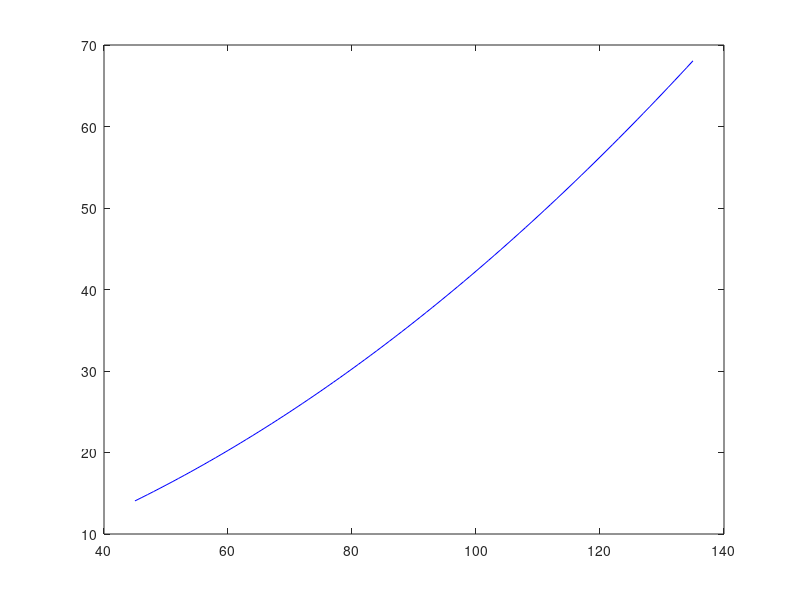

Write the MATLAB code that produced this figure. (Note: this script raises an error after producing the figure.)
clear;
% Przykładowe dane wejściowe i wyjściowe
u_start = 45;
u_end = 135;
u = linspace(u_start, u_end, (u_end-u_start)+1);
d = 30;
y = ((u+d) / 20).^2;

figure(1);
plot(u, y, 'b-');
hold on;

% Fuzzy sets
R = cell(1,5);
alpha = [-0.1, 0.1, 0.1, 0.1, 0.1];
c = [45 70 90 110 135];

for i = 1:length(R)
    for j = 1:length(u)
        if i == 1 || i == length(R)
            R{i}(j) = 1 / (1 + exp(-alpha(i)*(u(j)-c(i))));
        else
            R{i}(j) = 1 / (1 + exp(-alpha(i)*(u(j)-c(i-1)))) - 1 / (1 + exp(-alpha(i)*(u(j)-c(i+1))));
        end
    end
end

% figure;
% for i = 1:length(R)
%     plot(u, R{i});
%     hold on;
% end

a = ones(size(R));
b = ones(size(R));
 
% MNK: Minimalizacja sumy kwadratów błędów
fun = @(params) sum((y - fuzzy_linear_model(params, u, R)).^2);
initial_params = [a(1), b(1)];
for i = 2:length(R)
    initial_params = [initial_params, a(i), b(i)];
end
opt = optimset('MaxFunEvals', 10^6, 'MaxIter', 10^6);
optimal_params = fminsearch(fun, initial_params, opt);

% Prezentacja wyników
Y = fuzzy_linear_model(optimal_params, u, R);
figure(1);
plot(u, Y, 'ro');
axis([45 135 10 70]);
xlabel('u');
ylabel('y');
title('Charakterystyka statyczna y(u)');
legend('y(u)', 'y(u) - fuzzy', 'Location', 'northwest');

a = 540;
c = 0.85;
alpha_1 = 26;
alpha_2 = 20;

% Punkt pracy
F_10 = 90;
F_D0 = 30;
h_10 = ((F_10+F_D0)/alpha_1)^2;
h_20 = ((F_10+F_D0)/alpha_2)^2;
V_10 = a * h_10;
V_20 = c * h_20^2;

% Opóźnienie
tau = 100;
% Okres próbkowania
Tp = 20;
% Próbki dyskretne
kk = 500;
% Wektor czasu
t = 0:Tp:(kk-1)*Tp;

%% Wymuszenia
[u] = enforce(kk);

%% Transmitancje G(s) i G(z)
[G_s, G_z] = tf_function(a, c, alpha_1, alpha_2, V_10, V_20, tau, Tp);

%% Wartość zadana h_2
delta_h = set_value(kk, h_20);

%% Współczynniki do równań różnicowych na h_2
b(1) = [G_z.Numerator{2,1}(2)];
b(2) = [G_z.Numerator{2,1}(3)];

a(1) = [G_z.Denominator{2,1}(2)];
a(2) = [G_z.Denominator{2,1}(3)];

%% Regulator DMC
% Horyzonty
N = 100;
D = N;
Nu = 2;
lambda = 0.2;

% Ograniczenia (x_min = -x_max)
y_max = 10;
u_max = 15;
delta_u_max = 5;

% Odpwiedzi skokowe
s = step(G_z(2,1), Tp*(D-1));

%% Regulacja DMC - analitycznie
DMC_analitic(a, b, N, Nu, D, lambda, s, u, delta_h, y_max, u_max, delta_u_max, kk, tau/Tp, t);

% Znajdowanie wartości y na charakterystyce statycznej
u = 100;
y = find_value(optimal_params, u, u_start, R);
disp(y);